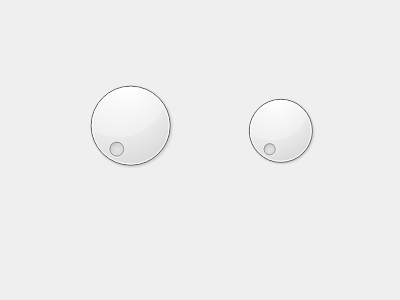
<?xml version="1.0" encoding="UTF-8"?>
<ui version="4.0">
 <class>Form</class>
 <widget class="QWidget" name="Form">
  <property name="geometry">
   <rect>
    <x>0</x>
    <y>0</y>
    <width>400</width>
    <height>300</height>
   </rect>
  </property>
  <property name="windowTitle">
   <string>Form</string>
  </property>
  <widget class="QDial" name="dial">
   <property name="geometry">
    <rect>
     <x>80</x>
     <y>70</y>
     <width>101</width>
     <height>111</height>
    </rect>
   </property>
  </widget>
  <widget class="QDial" name="dial_2">
   <property name="geometry">
    <rect>
     <x>240</x>
     <y>80</y>
     <width>81</width>
     <height>101</height>
    </rect>
   </property>
  </widget>
 </widget>
 <resources/>
 <connections/>
</ui>
